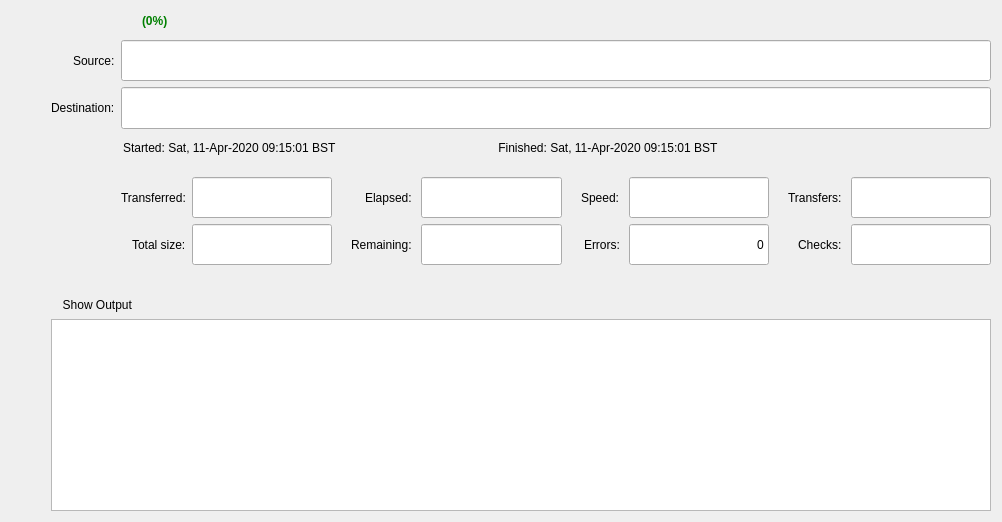
<?xml version="1.0" encoding="UTF-8"?>
<ui version="4.0">
 <class>JobWidget</class>
 <widget class="QWidget" name="JobWidget">
  <property name="geometry">
   <rect>
    <x>0</x>
    <y>0</y>
    <width>1002</width>
    <height>522</height>
   </rect>
  </property>
  <property name="sizePolicy">
   <sizepolicy hsizetype="Preferred" vsizetype="Fixed">
    <horstretch>0</horstretch>
    <verstretch>0</verstretch>
   </sizepolicy>
  </property>
  <property name="windowTitle">
   <string>Form</string>
  </property>
  <layout class="QVBoxLayout" name="verticalLayout">
   <property name="spacing">
    <number>0</number>
   </property>
   <item>
    <widget class="QWidget" name="widget" native="true">
     <layout class="QHBoxLayout" name="horizontalLayout">
      <property name="leftMargin">
       <number>0</number>
      </property>
      <property name="topMargin">
       <number>0</number>
      </property>
      <property name="rightMargin">
       <number>0</number>
      </property>
      <property name="bottomMargin">
       <number>0</number>
      </property>
      <item>
       <widget class="QToolButton" name="showDetails">
        <property name="minimumSize">
         <size>
          <width>125</width>
          <height>0</height>
         </size>
        </property>
        <property name="styleSheet">
         <string notr="true">QToolButton { border: 0 }</string>
        </property>
        <property name="checkable">
         <bool>true</bool>
        </property>
        <property name="toolButtonStyle">
         <enum>Qt::ToolButtonTextBesideIcon</enum>
        </property>
       </widget>
      </item>
      <item>
       <widget class="QLabel" name="progress_info">
        <property name="styleSheet">
         <string notr="true">color: green; font-weight: bold;</string>
        </property>
        <property name="text">
         <string>(0%)</string>
        </property>
       </widget>
      </item>
      <item>
       <widget class="QLineEdit" name="info">
        <property name="sizePolicy">
         <sizepolicy hsizetype="Expanding" vsizetype="Fixed">
          <horstretch>0</horstretch>
          <verstretch>0</verstretch>
         </sizepolicy>
        </property>
        <property name="contextMenuPolicy">
         <enum>Qt::NoContextMenu</enum>
        </property>
        <property name="autoFillBackground">
         <bool>false</bool>
        </property>
        <property name="styleSheet">
         <string notr="true">* { background-color: rgba(0, 0, 0, 0); }</string>
        </property>
        <property name="frame">
         <bool>false</bool>
        </property>
        <property name="readOnly">
         <bool>true</bool>
        </property>
       </widget>
      </item>
      <item>
       <spacer name="horizontalSpacer_2">
        <property name="orientation">
         <enum>Qt::Horizontal</enum>
        </property>
        <property name="sizeType">
         <enum>QSizePolicy::Fixed</enum>
        </property>
        <property name="sizeHint" stdset="0">
         <size>
          <width>10</width>
          <height>20</height>
         </size>
        </property>
       </spacer>
      </item>
      <item>
       <widget class="QToolButton" name="copy">
        <property name="toolTip">
         <string>Copy rclone command to clipboard</string>
        </property>
        <property name="statusTip">
         <string>Copy rclone command to clipboard</string>
        </property>
        <property name="styleSheet">
         <string notr="true">QToolButton { border: 0; }

QToolButton:pressed {
 border: 4;
 border-radius: 10px;
 border-style: inset;
 border-color: rgba(1, 1, 1, 0);
}</string>
        </property>
        <property name="autoRaise">
         <bool>false</bool>
        </property>
       </widget>
      </item>
      <item>
       <widget class="QToolButton" name="restart">
        <property name="toolTip">
         <string>Run this transfer again</string>
        </property>
        <property name="statusTip">
         <string>Run this transfer again</string>
        </property>
        <property name="styleSheet">
         <string notr="true">QToolButton { border: 0; }

QToolButton:pressed {
 border: 4;
 border-radius: 10px;
 border-style: inset;
 border-color: rgba(1, 1, 1, 0);
}</string>
        </property>
       </widget>
      </item>
      <item>
       <widget class="QToolButton" name="cancel">
        <property name="toolTip">
         <string>Stop job</string>
        </property>
        <property name="statusTip">
         <string>Stop job</string>
        </property>
        <property name="styleSheet">
         <string notr="true">QToolButton { border: 0; }

QToolButton:pressed {
 border: 4;
 border-radius: 10px;
 border-style: inset;
 border-color: rgba(1, 1, 1, 0);
}</string>
        </property>
       </widget>
      </item>
     </layout>
    </widget>
   </item>
   <item>
    <widget class="QWidget" name="details" native="true">
     <layout class="QGridLayout" name="gridLayout_2">
      <property name="leftMargin">
       <number>0</number>
      </property>
      <property name="rightMargin">
       <number>0</number>
      </property>
      <property name="bottomMargin">
       <number>0</number>
      </property>
      <item row="16" column="1" colspan="9">
       <layout class="QFormLayout" name="progress">
        <property name="fieldGrowthPolicy">
         <enum>QFormLayout::ExpandingFieldsGrow</enum>
        </property>
        <property name="formAlignment">
         <set>Qt::AlignLeading|Qt::AlignLeft|Qt::AlignTop</set>
        </property>
       </layout>
      </item>
      <item row="6" column="6" alignment="Qt::AlignRight">
       <widget class="QLabel" name="label_2">
        <property name="styleSheet">
         <string notr="true">padding-left: 10px;</string>
        </property>
        <property name="text">
         <string>Speed:</string>
        </property>
        <property name="buddy">
         <cstring>bandwidth</cstring>
        </property>
       </widget>
      </item>
      <item row="7" column="7">
       <widget class="QLineEdit" name="errors">
        <property name="sizePolicy">
         <sizepolicy hsizetype="MinimumExpanding" vsizetype="Expanding">
          <horstretch>0</horstretch>
          <verstretch>0</verstretch>
         </sizepolicy>
        </property>
        <property name="minimumSize">
         <size>
          <width>120</width>
          <height>0</height>
         </size>
        </property>
        <property name="text">
         <string>0</string>
        </property>
        <property name="alignment">
         <set>Qt::AlignRight|Qt::AlignTrailing|Qt::AlignVCenter</set>
        </property>
        <property name="readOnly">
         <bool>true</bool>
        </property>
       </widget>
      </item>
      <item row="7" column="4" alignment="Qt::AlignRight">
       <widget class="QLabel" name="label_4">
        <property name="styleSheet">
         <string notr="true">padding-left: 10px;</string>
        </property>
        <property name="text">
         <string>Remaining:</string>
        </property>
        <property name="buddy">
         <cstring>eta</cstring>
        </property>
       </widget>
      </item>
      <item row="18" column="1" colspan="2">
       <widget class="QToolButton" name="showOutput">
        <property name="styleSheet">
         <string notr="true">QToolButton { border: 0 }</string>
        </property>
        <property name="text">
         <string>  Show Output</string>
        </property>
        <property name="checkable">
         <bool>true</bool>
        </property>
        <property name="toolButtonStyle">
         <enum>Qt::ToolButtonTextBesideIcon</enum>
        </property>
       </widget>
      </item>
      <item row="6" column="5">
       <widget class="QLineEdit" name="elapsed">
        <property name="sizePolicy">
         <sizepolicy hsizetype="MinimumExpanding" vsizetype="Expanding">
          <horstretch>0</horstretch>
          <verstretch>0</verstretch>
         </sizepolicy>
        </property>
        <property name="minimumSize">
         <size>
          <width>120</width>
          <height>0</height>
         </size>
        </property>
        <property name="alignment">
         <set>Qt::AlignRight|Qt::AlignTrailing|Qt::AlignVCenter</set>
        </property>
        <property name="readOnly">
         <bool>true</bool>
        </property>
       </widget>
      </item>
      <item row="2" column="1" alignment="Qt::AlignRight">
       <widget class="QLabel" name="label">
        <property name="sizePolicy">
         <sizepolicy hsizetype="Fixed" vsizetype="Preferred">
          <horstretch>0</horstretch>
          <verstretch>0</verstretch>
         </sizepolicy>
        </property>
        <property name="text">
         <string>Destination:</string>
        </property>
        <property name="buddy">
         <cstring>dest</cstring>
        </property>
       </widget>
      </item>
      <item row="2" column="2" colspan="8">
       <widget class="QLineEdit" name="dest">
        <property name="sizePolicy">
         <sizepolicy hsizetype="Expanding" vsizetype="Expanding">
          <horstretch>0</horstretch>
          <verstretch>0</verstretch>
         </sizepolicy>
        </property>
        <property name="readOnly">
         <bool>true</bool>
        </property>
       </widget>
      </item>
      <item row="19" column="1" colspan="9">
       <widget class="QPlainTextEdit" name="output">
        <property name="lineWrapMode">
         <enum>QPlainTextEdit::NoWrap</enum>
        </property>
        <property name="readOnly">
         <bool>true</bool>
        </property>
       </widget>
      </item>
      <item row="6" column="3">
       <widget class="QLineEdit" name="size">
        <property name="sizePolicy">
         <sizepolicy hsizetype="MinimumExpanding" vsizetype="Expanding">
          <horstretch>0</horstretch>
          <verstretch>0</verstretch>
         </sizepolicy>
        </property>
        <property name="minimumSize">
         <size>
          <width>120</width>
          <height>0</height>
         </size>
        </property>
        <property name="alignment">
         <set>Qt::AlignRight|Qt::AlignTrailing|Qt::AlignVCenter</set>
        </property>
        <property name="readOnly">
         <bool>true</bool>
        </property>
       </widget>
      </item>
      <item row="7" column="3">
       <widget class="QLineEdit" name="totalsize">
        <property name="sizePolicy">
         <sizepolicy hsizetype="MinimumExpanding" vsizetype="Expanding">
          <horstretch>0</horstretch>
          <verstretch>0</verstretch>
         </sizepolicy>
        </property>
        <property name="minimumSize">
         <size>
          <width>120</width>
          <height>0</height>
         </size>
        </property>
        <property name="alignment">
         <set>Qt::AlignRight|Qt::AlignTrailing|Qt::AlignVCenter</set>
        </property>
        <property name="readOnly">
         <bool>true</bool>
        </property>
       </widget>
      </item>
      <item row="6" column="7">
       <widget class="QLineEdit" name="bandwidth">
        <property name="sizePolicy">
         <sizepolicy hsizetype="MinimumExpanding" vsizetype="Expanding">
          <horstretch>0</horstretch>
          <verstretch>0</verstretch>
         </sizepolicy>
        </property>
        <property name="minimumSize">
         <size>
          <width>120</width>
          <height>0</height>
         </size>
        </property>
        <property name="alignment">
         <set>Qt::AlignRight|Qt::AlignTrailing|Qt::AlignVCenter</set>
        </property>
        <property name="readOnly">
         <bool>true</bool>
        </property>
       </widget>
      </item>
      <item row="7" column="9">
       <widget class="QLineEdit" name="checks">
        <property name="sizePolicy">
         <sizepolicy hsizetype="MinimumExpanding" vsizetype="Expanding">
          <horstretch>0</horstretch>
          <verstretch>0</verstretch>
         </sizepolicy>
        </property>
        <property name="minimumSize">
         <size>
          <width>120</width>
          <height>0</height>
         </size>
        </property>
        <property name="alignment">
         <set>Qt::AlignRight|Qt::AlignTrailing|Qt::AlignVCenter</set>
        </property>
        <property name="readOnly">
         <bool>true</bool>
        </property>
       </widget>
      </item>
      <item row="6" column="9">
       <widget class="QLineEdit" name="transferred">
        <property name="sizePolicy">
         <sizepolicy hsizetype="MinimumExpanding" vsizetype="Expanding">
          <horstretch>0</horstretch>
          <verstretch>0</verstretch>
         </sizepolicy>
        </property>
        <property name="minimumSize">
         <size>
          <width>120</width>
          <height>0</height>
         </size>
        </property>
        <property name="alignment">
         <set>Qt::AlignRight|Qt::AlignTrailing|Qt::AlignVCenter</set>
        </property>
        <property name="readOnly">
         <bool>true</bool>
        </property>
       </widget>
      </item>
      <item row="7" column="6" alignment="Qt::AlignRight">
       <widget class="QLabel" name="label_7">
        <property name="styleSheet">
         <string notr="true">padding-left: 10px;</string>
        </property>
        <property name="text">
         <string>Errors:</string>
        </property>
        <property name="buddy">
         <cstring>errors</cstring>
        </property>
       </widget>
      </item>
      <item row="7" column="2" alignment="Qt::AlignRight">
       <widget class="QLabel" name="label_4a">
        <property name="text">
         <string>Total size:</string>
        </property>
        <property name="buddy">
         <cstring>totalsize</cstring>
        </property>
       </widget>
      </item>
      <item row="7" column="8" alignment="Qt::AlignRight">
       <widget class="QLabel" name="label_8">
        <property name="styleSheet">
         <string notr="true">padding-left: 10px;</string>
        </property>
        <property name="text">
         <string>Checks:</string>
        </property>
        <property name="buddy">
         <cstring>checks</cstring>
        </property>
       </widget>
      </item>
      <item row="8" column="4">
       <spacer name="verticalSpacer_2">
        <property name="orientation">
         <enum>Qt::Vertical</enum>
        </property>
        <property name="sizeType">
         <enum>QSizePolicy::Fixed</enum>
        </property>
        <property name="sizeHint" stdset="0">
         <size>
          <width>20</width>
          <height>15</height>
         </size>
        </property>
       </spacer>
      </item>
      <item row="0" column="2" colspan="8">
       <widget class="QLineEdit" name="source">
        <property name="sizePolicy">
         <sizepolicy hsizetype="Expanding" vsizetype="Expanding">
          <horstretch>0</horstretch>
          <verstretch>0</verstretch>
         </sizepolicy>
        </property>
        <property name="readOnly">
         <bool>true</bool>
        </property>
       </widget>
      </item>
      <item row="17" column="1">
       <spacer name="verticalSpacer_3">
        <property name="orientation">
         <enum>Qt::Vertical</enum>
        </property>
        <property name="sizeType">
         <enum>QSizePolicy::Fixed</enum>
        </property>
        <property name="sizeHint" stdset="0">
         <size>
          <width>20</width>
          <height>10</height>
         </size>
        </property>
       </spacer>
      </item>
      <item row="6" column="2" alignment="Qt::AlignRight">
       <widget class="QLabel" name="label_5">
        <property name="sizePolicy">
         <sizepolicy hsizetype="Fixed" vsizetype="Preferred">
          <horstretch>0</horstretch>
          <verstretch>0</verstretch>
         </sizepolicy>
        </property>
        <property name="text">
         <string>Transferred:</string>
        </property>
        <property name="buddy">
         <cstring>size</cstring>
        </property>
       </widget>
      </item>
      <item row="6" column="8" alignment="Qt::AlignRight">
       <widget class="QLabel" name="label_9">
        <property name="styleSheet">
         <string notr="true">padding-left: 10px;</string>
        </property>
        <property name="text">
         <string>Transfers:</string>
        </property>
        <property name="buddy">
         <cstring>transferred</cstring>
        </property>
       </widget>
      </item>
      <item row="6" column="0">
       <spacer name="horizontalSpacer_3">
        <property name="orientation">
         <enum>Qt::Horizontal</enum>
        </property>
        <property name="sizeType">
         <enum>QSizePolicy::Fixed</enum>
        </property>
        <property name="sizeHint" stdset="0">
         <size>
          <width>40</width>
          <height>20</height>
         </size>
        </property>
       </spacer>
      </item>
      <item row="7" column="5">
       <widget class="QLineEdit" name="eta">
        <property name="sizePolicy">
         <sizepolicy hsizetype="MinimumExpanding" vsizetype="Expanding">
          <horstretch>0</horstretch>
          <verstretch>0</verstretch>
         </sizepolicy>
        </property>
        <property name="minimumSize">
         <size>
          <width>120</width>
          <height>0</height>
         </size>
        </property>
        <property name="alignment">
         <set>Qt::AlignRight|Qt::AlignTrailing|Qt::AlignVCenter</set>
        </property>
        <property name="readOnly">
         <bool>true</bool>
        </property>
       </widget>
      </item>
      <item row="5" column="4">
       <spacer name="verticalSpacer">
        <property name="orientation">
         <enum>Qt::Vertical</enum>
        </property>
        <property name="sizeType">
         <enum>QSizePolicy::Fixed</enum>
        </property>
        <property name="sizeHint" stdset="0">
         <size>
          <width>20</width>
          <height>15</height>
         </size>
        </property>
       </spacer>
      </item>
      <item row="0" column="1" alignment="Qt::AlignRight">
       <widget class="QLabel" name="label_3">
        <property name="sizePolicy">
         <sizepolicy hsizetype="Fixed" vsizetype="Preferred">
          <horstretch>0</horstretch>
          <verstretch>0</verstretch>
         </sizepolicy>
        </property>
        <property name="text">
         <string>Source:</string>
        </property>
        <property name="buddy">
         <cstring>source</cstring>
        </property>
       </widget>
      </item>
      <item row="6" column="4" alignment="Qt::AlignRight">
       <widget class="QLabel" name="label_6">
        <property name="styleSheet">
         <string notr="true">padding-left: 10px;</string>
        </property>
        <property name="text">
         <string>Elapsed:</string>
        </property>
        <property name="buddy">
         <cstring>elapsed</cstring>
        </property>
       </widget>
      </item>
      <item row="4" column="2" colspan="8">
       <widget class="QLineEdit" name="le_StartFinishInfo">
        <property name="contextMenuPolicy">
         <enum>Qt::NoContextMenu</enum>
        </property>
        <property name="styleSheet">
         <string notr="true">* { background-color: rgba(0, 0, 0, 0); }</string>
        </property>
        <property name="text">
         <string>Started: Sat, 11-Apr-2020 09:15:01 BST                                                 Finished: Sat, 11-Apr-2020 09:15:01 BST</string>
        </property>
        <property name="frame">
         <bool>false</bool>
        </property>
        <property name="cursorPosition">
         <number>126</number>
        </property>
        <property name="readOnly">
         <bool>true</bool>
        </property>
       </widget>
      </item>
      <item row="3" column="2">
       <spacer name="verticalSpacer_4">
        <property name="orientation">
         <enum>Qt::Vertical</enum>
        </property>
        <property name="sizeType">
         <enum>QSizePolicy::Fixed</enum>
        </property>
        <property name="sizeHint" stdset="0">
         <size>
          <width>20</width>
          <height>5</height>
         </size>
        </property>
       </spacer>
      </item>
     </layout>
    </widget>
   </item>
  </layout>
 </widget>
 <tabstops>
  <tabstop>showDetails</tabstop>
  <tabstop>cancel</tabstop>
  <tabstop>source</tabstop>
  <tabstop>dest</tabstop>
  <tabstop>showOutput</tabstop>
  <tabstop>output</tabstop>
 </tabstops>
 <resources/>
 <connections/>
</ui>
